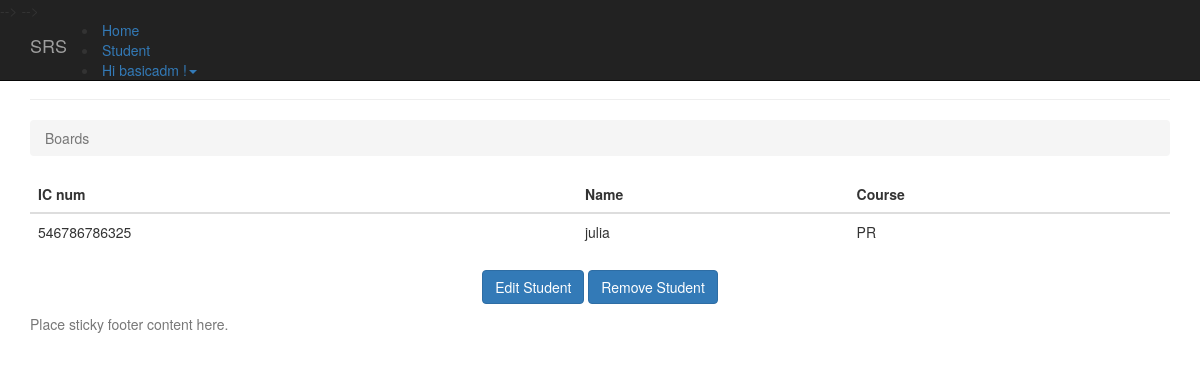
The page /7/ (signed in) on the database as committed earlier.
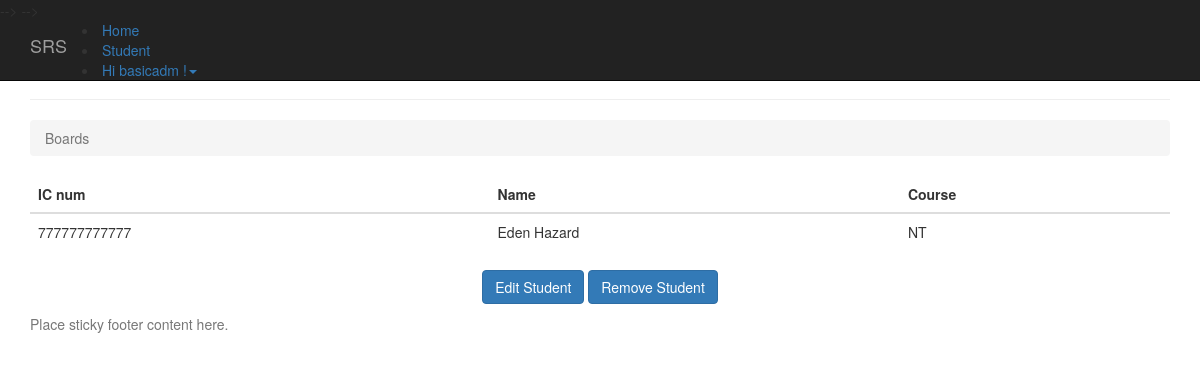
The same page on the database as committed later.
### student/models.py (models this page shows, shortened)
class Student(models.Model):
	PROGRAMMING = 'PR'
	NETWORKING = 'NT'
	PCTECH = 'PC'
	COURSE_CHOICES = (
		(PROGRAMMING, 'Programming'),
		(NETWORKING, 'Networking'),
		(PCTECH, 'PC Technichian'),
	)
	icnum = models.CharField('IC Number',max_length=12,unique=True,blank=False,null=False)
	name = models.CharField('Name',max_length=300,blank=False,null=False)
	course = models.CharField('Coursework',max_length=2,choices=COURSE_CHOICES,default=PCTECH)
	createdby = models.ForeignKey('auth.User',on_delete=models.CASCADE)
	created_date = models.DateTimeField('Created Date',auto_now_add=True)

### student/views.py (the view)
# urls.py: url(r'^(?P<pk>\d+)/$', views.student_detail, name='student_detail'),
@login_required(login_url='/accounts/login/')
def student_detail(request,pk):
    student = get_object_or_404(Student, pk=pk)
    return render(request, 'student/student_detail.html', {'student': student})

### templates/student/student_detail.html
{% extends 'base.html' %}
{% block content %}
      <div class="page-header">
        <h1>Student Information</h1>
      </div>
      <ol class="breadcrumb my-4">
        <li class="breadcrumb-item active">Boards</li>
      </ol>
      <table class="table">
        <thead class="thead-inverse">
          <tr>
            <th>IC num</th>
            <th>Name</th>
            <th>Course</th>
          </tr>
        </thead>
        <tbody>
            <tr>
              <td>
                {{ student.icnum }}
              </td>
              <td class="align-middle">{{ student.name }}</td>
              <td class="align-middle">{{ student.course }}</td>
            </tr>
        </tbody>
	  </table>
    <p class="text-center">
      <a href="{% url 'student_edit' student.pk %}" class="btn btn-primary" >Edit Student</a>
      <a href="{% url 'student_remove' student.pk %}" class="btn btn-primary" >Remove Student</a>
    </p>
{% endblock %}

Rows that differ between the two databases and show on the page:
changed Student: icnum "546786786325" → "777777777777"; name "julia" → "Eden Hazard"; course "PR" → "NT"
